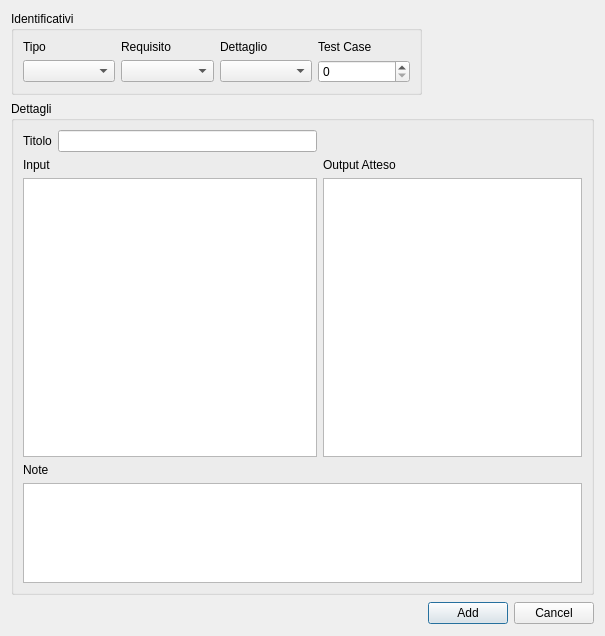
<?xml version="1.0" encoding="UTF-8"?>
<ui version="4.0">
 <class>AddTest</class>
 <widget class="QDialog" name="AddTest">
  <property name="geometry">
   <rect>
    <x>0</x>
    <y>0</y>
    <width>605</width>
    <height>636</height>
   </rect>
  </property>
  <property name="windowTitle">
   <string>Dialog</string>
  </property>
  <layout class="QGridLayout" name="gridLayout_3">
   <item row="0" column="0">
    <widget class="QGroupBox" name="groupBox">
     <property name="title">
      <string>Identificativi</string>
     </property>
     <layout class="QGridLayout" name="gridLayout_2">
      <item row="0" column="0">
       <widget class="QLabel" name="label_4">
        <property name="text">
         <string>Tipo</string>
        </property>
       </widget>
      </item>
      <item row="0" column="1">
       <widget class="QLabel" name="label_5">
        <property name="text">
         <string>Requisito</string>
        </property>
       </widget>
      </item>
      <item row="0" column="2">
       <widget class="QLabel" name="label_6">
        <property name="text">
         <string>Dettaglio</string>
        </property>
       </widget>
      </item>
      <item row="0" column="3">
       <widget class="QLabel" name="label_7">
        <property name="text">
         <string>Test Case</string>
        </property>
       </widget>
      </item>
      <item row="1" column="0">
       <widget class="QComboBox" name="typeCmb"/>
      </item>
      <item row="1" column="1">
       <widget class="QComboBox" name="reqCmb"/>
      </item>
      <item row="1" column="2">
       <widget class="QComboBox" name="detCmb"/>
      </item>
      <item row="1" column="3">
       <widget class="QSpinBox" name="idTestEdt"/>
      </item>
     </layout>
    </widget>
   </item>
   <item row="1" column="0" colspan="3">
    <widget class="QGroupBox" name="groupBox_2">
     <property name="title">
      <string>Dettagli</string>
     </property>
     <layout class="QGridLayout" name="gridLayout">
      <item row="0" column="0">
       <widget class="QLabel" name="label">
        <property name="text">
         <string>Titolo</string>
        </property>
       </widget>
      </item>
      <item row="0" column="1">
       <widget class="QLineEdit" name="titleEdt"/>
      </item>
      <item row="1" column="0">
       <widget class="QLabel" name="label_2">
        <property name="text">
         <string>Input</string>
        </property>
       </widget>
      </item>
      <item row="1" column="2">
       <widget class="QLabel" name="label_3">
        <property name="text">
         <string>Output Atteso</string>
        </property>
       </widget>
      </item>
      <item row="2" column="0" colspan="2">
       <widget class="QPlainTextEdit" name="inputEdt">
        <property name="tabChangesFocus">
         <bool>true</bool>
        </property>
       </widget>
      </item>
      <item row="2" column="2">
       <widget class="QPlainTextEdit" name="outputEdt">
        <property name="tabChangesFocus">
         <bool>true</bool>
        </property>
       </widget>
      </item>
      <item row="3" column="0" colspan="2">
       <widget class="QLabel" name="label_8">
        <property name="text">
         <string>Note</string>
        </property>
       </widget>
      </item>
      <item row="4" column="0" colspan="3">
       <widget class="QPlainTextEdit" name="noteEdt">
        <property name="maximumSize">
         <size>
          <width>16777215</width>
          <height>100</height>
         </size>
        </property>
        <property name="tabChangesFocus">
         <bool>true</bool>
        </property>
       </widget>
      </item>
     </layout>
    </widget>
   </item>
   <item row="2" column="0">
    <spacer name="horizontalSpacer">
     <property name="orientation">
      <enum>Qt::Horizontal</enum>
     </property>
     <property name="sizeHint" stdset="0">
      <size>
       <width>413</width>
       <height>24</height>
      </size>
     </property>
    </spacer>
   </item>
   <item row="2" column="1">
    <widget class="QPushButton" name="addBtn">
     <property name="text">
      <string>Add</string>
     </property>
    </widget>
   </item>
   <item row="2" column="2">
    <widget class="QPushButton" name="pushButton_2">
     <property name="text">
      <string>Cancel</string>
     </property>
    </widget>
   </item>
  </layout>
 </widget>
 <resources/>
 <connections>
  <connection>
   <sender>pushButton_2</sender>
   <signal>clicked()</signal>
   <receiver>AddTest</receiver>
   <slot>accept()</slot>
   <hints>
    <hint type="sourcelabel">
     <x>553</x>
     <y>600</y>
    </hint>
    <hint type="destinationlabel">
     <x>544</x>
     <y>22</y>
    </hint>
   </hints>
  </connection>
 </connections>
</ui>
